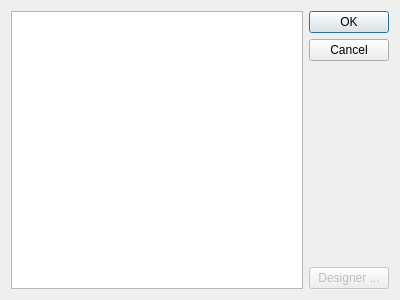
<?xml version="1.0" encoding="UTF-8"?>
<ui version="4.0">
 <class>SceneSelectDialog</class>
 <widget class="QDialog" name="SceneSelectDialog">
  <property name="windowModality">
   <enum>Qt::ApplicationModal</enum>
  </property>
  <property name="geometry">
   <rect>
    <x>0</x>
    <y>0</y>
    <width>400</width>
    <height>300</height>
   </rect>
  </property>
  <property name="windowTitle">
   <string>Scene selection</string>
  </property>
  <property name="windowIcon">
   <iconset resource="designer.qrc">
    <normaloff>:/logo_512</normaloff>:/logo_512</iconset>
  </property>
  <property name="modal">
   <bool>true</bool>
  </property>
  <layout class="QHBoxLayout" name="horizontalLayout">
   <item>
    <widget class="QListWidget" name="listWidget"/>
   </item>
   <item>
    <widget class="QWidget" name="widget" native="true">
     <layout class="QVBoxLayout" name="verticalLayout">
      <property name="leftMargin">
       <number>0</number>
      </property>
      <property name="topMargin">
       <number>0</number>
      </property>
      <property name="rightMargin">
       <number>0</number>
      </property>
      <property name="bottomMargin">
       <number>0</number>
      </property>
      <item>
       <widget class="QDialogButtonBox" name="buttonBox">
        <property name="orientation">
         <enum>Qt::Vertical</enum>
        </property>
        <property name="standardButtons">
         <set>QDialogButtonBox::Cancel|QDialogButtonBox::Ok</set>
        </property>
       </widget>
      </item>
      <item>
       <widget class="QPushButton" name="pushButton">
        <property name="enabled">
         <bool>false</bool>
        </property>
        <property name="text">
         <string>Designer ...</string>
        </property>
       </widget>
      </item>
     </layout>
    </widget>
   </item>
  </layout>
 </widget>
 <resources>
  <include location="designer.qrc"/>
 </resources>
 <connections>
  <connection>
   <sender>buttonBox</sender>
   <signal>accepted()</signal>
   <receiver>SceneSelectDialog</receiver>
   <slot>accept()</slot>
   <hints>
    <hint type="sourcelabel">
     <x>248</x>
     <y>254</y>
    </hint>
    <hint type="destinationlabel">
     <x>157</x>
     <y>274</y>
    </hint>
   </hints>
  </connection>
  <connection>
   <sender>buttonBox</sender>
   <signal>rejected()</signal>
   <receiver>SceneSelectDialog</receiver>
   <slot>reject()</slot>
   <hints>
    <hint type="sourcelabel">
     <x>316</x>
     <y>260</y>
    </hint>
    <hint type="destinationlabel">
     <x>286</x>
     <y>274</y>
    </hint>
   </hints>
  </connection>
 </connections>
</ui>
